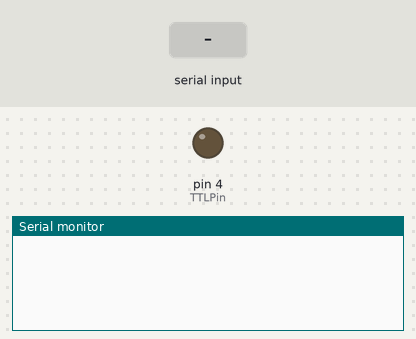
Bench run of a sketch on a simulated Arduino Uno, built with avr-gcc and run on an emulated ATmega328P. Shown: output pins drawn as LEDs (lit = HIGH), the last lines printed to the serial monitor. The inputs (shaded band) are chosen by the test bench. Pins used as bus, display or sensor lines are not drawn.

Above: at 1.2 s.
1.3 s: "s\n" received over Serial
At 1.95 s:
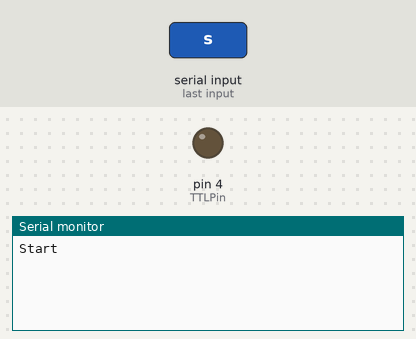
7.3 s: "p\n" received over Serial
At 8.0 s:
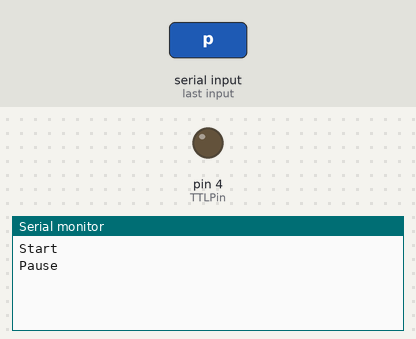

Measured:
- after the input at 1.3 s, the serial monitor: prints a new line at once (image 1)
- after the input at 7.3 s, the serial monitor: prints a new line at once (image 2)

The sketch:

PulseTrains.ino
```cpp
/*
Keyboard Commands:
s - start
p - pause
 */
String inputString = "";         // a string to hold incoming data
boolean stringComplete = false;  // whether the string is complete
const short TTLPin = 4;           // Pulse pin
const short laserTriggerPin=2;
boolean StimStatus = false;      // Stim is on or off
int letterCount;

const unsigned long pulsesPerTrain = 5;          // Number of pulses in pulse train (ms)
unsigned long pulseFrequency = 10;          // frequency in Hz (ms)
unsigned long pulseDuration = 5;           // pulse duration (ms)
unsigned long interPulseInterval = int(1000/pulseFrequency)-pulseDuration;          // ISI (ms)
unsigned long trainInterval = 500 + (pulsesPerTrain*pulseDuration) + ((pulsesPerTrain-1)*interPulseInterval);         //delay between pulse sets (ms)
unsigned long previousTime = 0;

void setup() {
  // initialize serial:
  Serial.begin(9600);
  // reserve 200 bytes for the inputString:
  inputString.reserve(200);
  pinMode(TTLPin, OUTPUT);
  pinMode(laserTriggerPin, OUTPUT);
}

void loop() {
  // print the string when a newline arrives:
  if (stringComplete) {
    // clear the string:
    if (inputString[0]=='s') {
      Serial.println("Start");
      StimStatus = true;
//      delay(5000);
//    digitalWrite(TTLPin, HIGH);   // turn Sync TTL on
//    digitalWrite(laserTriggerPin, HIGH);   // trigger laser
//    delay(25);              // wait for a second
//    digitalWrite(TTLPin, LOW);    // turn Sync TTL off
//    digitalWrite(laserTriggerPin, LOW);    // end laser pulse
//    delay(100);
    }
    else if (inputString[0]=='p') { // inputString.equalsIgnoreCase("p")
      Serial.println("Pause");
      StimStatus = false;
    }
    else {
      for (letterCount = 0; letterCount < sizeof(inputString) - 1; letterCount++){
        Serial.print(letterCount, DEC);
        Serial.print(" = ");
        Serial.write(inputString[letterCount]);
        Serial.println();
      }
//      Serial.println(sizeof(inputString));
//      Serial.println(StimStatus);
    }
    inputString = "";
    stringComplete = false;
  }

  unsigned long currentTime = millis();

  if ((StimStatus==true) && (currentTime - previousTime >= trainInterval)) {
    // save the last time you blinked the LED
    previousTime = currentTime;
//    Serial.println("Pulses on");
//  Serial.println(interPulseInterval);
//  Serial.println(trainInterval);
    GenerateTrain();
  }
}

void GenerateTrain() {
 // call SendPulse function pulsesPerTrain times
 for (int i=1; i<=pulsesPerTrain; i++) {
   SendPulse();
 }
}

void SendPulse() {
    digitalWrite(TTLPin, HIGH);   // turn Sync TTL on
    digitalWrite(laserTriggerPin, HIGH);   // trigger laser
    delay(pulseDuration);              // wait for a second
    digitalWrite(TTLPin, LOW);    // turn Sync TTL off
    digitalWrite(laserTriggerPin, LOW);    // end laser pulse
    delay(interPulseInterval);
}

void serialEvent() {
  while (Serial.available()) {
    // get the new byte:
    char inChar = (char)Serial.read();
    // add it to the inputString:
    inputString += inChar;
    // if the incoming character is a newline, set a flag
    // so the main loop can do something about it:
    if (inChar == '\n') {
      stringComplete = true;
    }
  }
}
```
